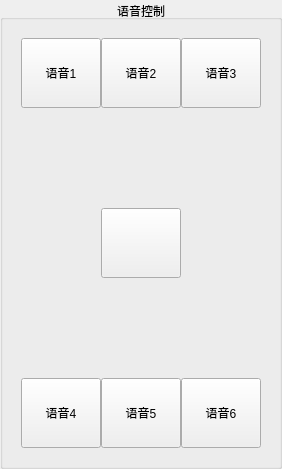
                   <widget class="QWidget" name="page_2">
                    <layout class="QVBoxLayout" name="verticalLayout_32">
                     <property name="spacing">
                      <number>0</number>
                     </property>
                     <property name="leftMargin">
                      <number>0</number>
                     </property>
                     <property name="topMargin">
                      <number>0</number>
                     </property>
                     <property name="rightMargin">
                      <number>0</number>
                     </property>
                     <property name="bottomMargin">
                      <number>0</number>
                     </property>
                     <item>
                      <widget class="QGroupBox" name="groupBox_3">
                       <property name="title">
                        <string>语音控制</string>
                       </property>
                       <property name="alignment">
                        <set>Qt::AlignCenter</set>
                       </property>
                       <layout class="QVBoxLayout" name="verticalLayout_28">
                        <item>
                         <widget class="QWidget" name="widget_7" native="true">
                          <layout class="QVBoxLayout" name="verticalLayout_30">
                           <item>
                            <layout class="QGridLayout" name="gridLayout_2">
                             <property name="horizontalSpacing">
                              <number>0</number>
                             </property>
                             <property name="verticalSpacing">
                              <number>100</number>
                             </property>
                             <item row="0" column="0">
                              <widget class="QToolButton" name="btn_YY1">
                               <property name="minimumSize">
                                <size>
                                 <width>80</width>
                                 <height>70</height>
                                </size>
                               </property>
                               <property name="maximumSize">
                                <size>
                                 <width>80</width>
                                 <height>70</height>
                                </size>
                               </property>
                               <property name="text">
                                <string>语音1</string>
                               </property>
                               <property name="icon">
                                <iconset resource="res.qrc">
                                 <normaloff>:/ptr/YY.png</normaloff>:/ptr/YY.png</iconset>
                               </property>
                               <property name="iconSize">
                                <size>
                                 <width>40</width>
                                 <height>40</height>
                                </size>
                               </property>
                               <property name="toolButtonStyle">
                                <enum>Qt::ToolButtonTextUnderIcon</enum>
                               </property>
                              </widget>
                             </item>
                             <item row="0" column="1">
                              <widget class="QToolButton" name="btn_YY2">
                               <property name="minimumSize">
                                <size>
                                 <width>80</width>
                                 <height>70</height>
                                </size>
                               </property>
                               <property name="maximumSize">
                                <size>
                                 <width>80</width>
                                 <height>70</height>
                                </size>
                               </property>
                               <property name="text">
                                <string>语音2</string>
                               </property>
                               <property name="icon">
                                <iconset resource="res.qrc">
                                 <normaloff>:/ptr/YY.png</normaloff>:/ptr/YY.png</iconset>
                               </property>
                               <property name="iconSize">
                                <size>
                                 <width>40</width>
                                 <height>40</height>
                                </size>
                               </property>
                               <property name="toolButtonStyle">
                                <enum>Qt::ToolButtonTextUnderIcon</enum>
                               </property>
                              </widget>
                             </item>
                             <item row="0" column="2">
                              <widget class="QToolButton" name="btn_YY3">
                               <property name="minimumSize">
                                <size>
                                 <width>80</width>
                                 <height>70</height>
                                </size>
                               </property>
                               <property name="maximumSize">
                                <size>
                                 <width>80</width>
                                 <height>70</height>
                                </size>
                               </property>
                               <property name="text">
                                <string>语音3</string>
                               </property>
                               <property name="icon">
                                <iconset resource="res.qrc">
                                 <normaloff>:/ptr/YY.png</normaloff>:/ptr/YY.png</iconset>
                               </property>
                               <property name="iconSize">
                                <size>
                                 <width>40</width>
                                 <height>40</height>
                                </size>
                               </property>
                               <property name="toolButtonStyle">
                                <enum>Qt::ToolButtonTextUnderIcon</enum>
                               </property>
                              </widget>
                             </item>
                             <item row="1" column="1">
                              <widget class="QToolButton" name="btn_YY7">
                               <property name="minimumSize">
                                <size>
                                 <width>80</width>
                                 <height>70</height>
                                </size>
                               </property>
                               <property name="maximumSize">
                                <size>
                                 <width>80</width>
                                 <height>70</height>
                                </size>
                               </property>
                               <property name="text">
                                <string/>
                               </property>
                               <property name="icon">
                                <iconset resource="res.qrc">
                                 <normaloff>:/ptr/YY.png</normaloff>:/ptr/YY.png</iconset>
                               </property>
                               <property name="iconSize">
                                <size>
                                 <width>40</width>
                                 <height>40</height>
                                </size>
                               </property>
                               <property name="toolButtonStyle">
                                <enum>Qt::ToolButtonTextUnderIcon</enum>
                               </property>
                              </widget>
                             </item>
                             <item row="2" column="0">
                              <widget class="QToolButton" name="btn_YY4">
                               <property name="minimumSize">
                                <size>
                                 <width>80</width>
                                 <height>70</height>
                                </size>
                               </property>
                               <property name="maximumSize">
                                <size>
                                 <width>80</width>
                                 <height>70</height>
                                </size>
                               </property>
                               <property name="text">
                                <string>语音4</string>
                               </property>
                               <property name="icon">
                                <iconset resource="res.qrc">
                                 <normaloff>:/ptr/YY.png</normaloff>:/ptr/YY.png</iconset>
                               </property>
                               <property name="iconSize">
                                <size>
                                 <width>40</width>
                                 <height>40</height>
                                </size>
                               </property>
                               <property name="toolButtonStyle">
                                <enum>Qt::ToolButtonTextUnderIcon</enum>
                               </property>
                              </widget>
                             </item>
                             <item row="2" column="1">
                              <widget class="QToolButton" name="btn_YY5">
                               <property name="minimumSize">
                                <size>
                                 <width>80</width>
                                 <height>70</height>
                                </size>
                               </property>
                               <property name="maximumSize">
                                <size>
                                 <width>80</width>
                                 <height>70</height>
                                </size>
                               </property>
                               <property name="text">
                                <string>语音5</string>
                               </property>
                               <property name="icon">
                                <iconset resource="res.qrc">
                                 <normaloff>:/ptr/YY.png</normaloff>:/ptr/YY.png</iconset>
                               </property>
                               <property name="iconSize">
                                <size>
                                 <width>40</width>
                                 <height>40</height>
                                </size>
                               </property>
                               <property name="toolButtonStyle">
                                <enum>Qt::ToolButtonTextUnderIcon</enum>
                               </property>
                              </widget>
                             </item>
                             <item row="2" column="2">
                              <widget class="QToolButton" name="btn_YY6">
                               <property name="minimumSize">
                                <size>
                                 <width>80</width>
                                 <height>70</height>
                                </size>
                               </property>
                               <property name="maximumSize">
                                <size>
                                 <width>80</width>
                                 <height>70</height>
                                </size>
                               </property>
                               <property name="text">
                                <string>语音6</string>
                               </property>
                               <property name="icon">
                                <iconset resource="res.qrc">
                                 <normaloff>:/ptr/YY.png</normaloff>:/ptr/YY.png</iconset>
                               </property>
                               <property name="iconSize">
                                <size>
                                 <width>40</width>
                                 <height>40</height>
                                </size>
                               </property>
                               <property name="toolButtonStyle">
                                <enum>Qt::ToolButtonTextUnderIcon</enum>
                               </property>
                              </widget>
                             </item>
                            </layout>
                           </item>
                          </layout>
                         </widget>
                        </item>
                       </layout>
                      </widget>
                     </item>
                    </layout>
                   </widget>
